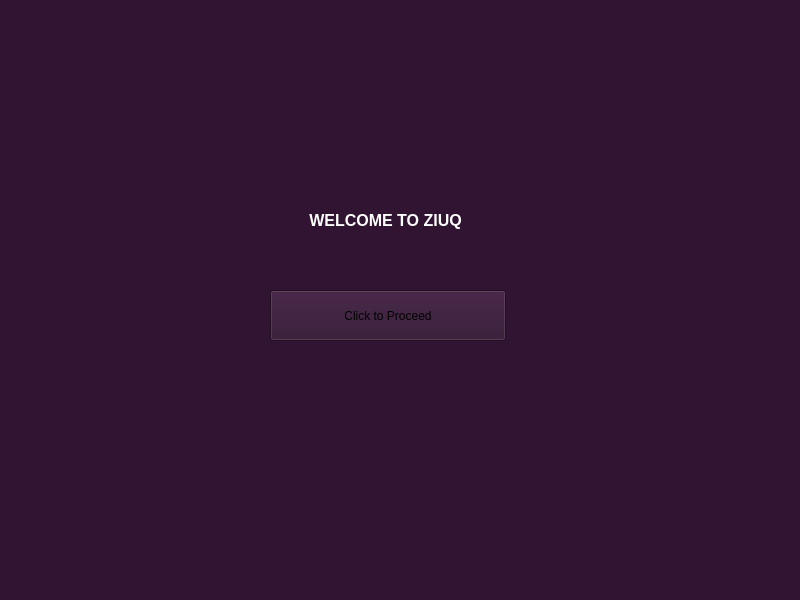
<?xml version="1.0" encoding="UTF-8"?>
<ui version="4.0">
 <class>MainWindow</class>
 <widget class="QMainWindow" name="MainWindow">
  <property name="geometry">
   <rect>
    <x>0</x>
    <y>0</y>
    <width>800</width>
    <height>600</height>
   </rect>
  </property>
  <property name="windowTitle">
   <string>MainWindow</string>
  </property>
  <property name="styleSheet">
   <string notr="true">background-color:#311432;</string>
  </property>
  <widget class="QWidget" name="centralwidget">
   <widget class="QLabel" name="label">
    <property name="geometry">
     <rect>
      <x>190</x>
      <y>170</y>
      <width>391</width>
      <height>101</height>
     </rect>
    </property>
    <property name="font">
     <font>
      <pointsize>12</pointsize>
      <weight>75</weight>
      <bold>true</bold>
     </font>
    </property>
    <property name="styleSheet">
     <string notr="true">color:WHITE;</string>
    </property>
    <property name="text">
     <string>WELCOME TO ZIUQ</string>
    </property>
    <property name="alignment">
     <set>Qt::AlignCenter</set>
    </property>
   </widget>
   <widget class="QPushButton" name="proceed">
    <property name="geometry">
     <rect>
      <x>270</x>
      <y>290</y>
      <width>236</width>
      <height>51</height>
     </rect>
    </property>
    <property name="styleSheet">
     <string notr="true">QPushButton {background-color:WHITE;
    border-style: outset;
    border-width: 2px;
    border-color: WHITE;
    border-radius: 3px;
    font: bold 18px;
    min-width: 10em;
    padding: 6px;
};</string>
    </property>
    <property name="text">
     <string>Click to Proceed</string>
    </property>
   </widget>
  </widget>
  <widget class="QStatusBar" name="statusbar"/>
 </widget>
 <resources/>
 <connections/>
</ui>
